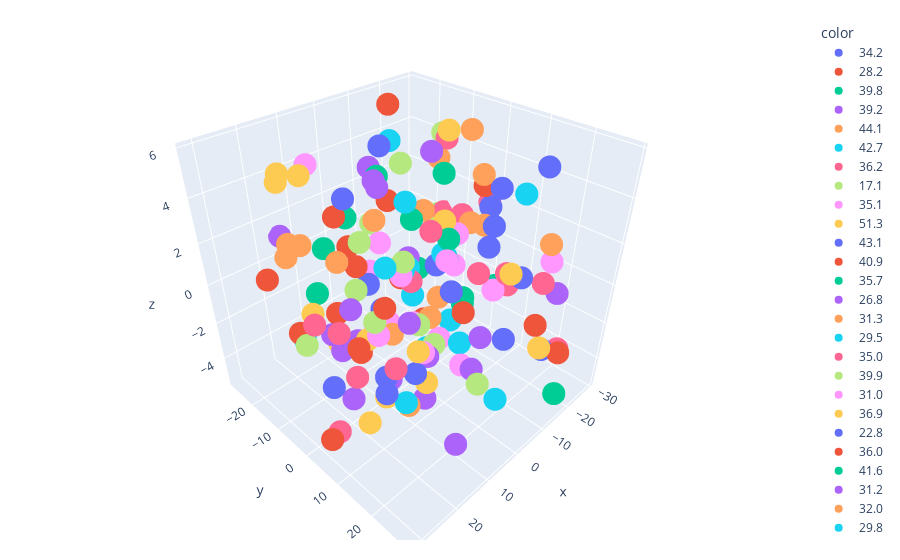

Notebook cell for this chart:
### Code cell
fig.update_layout(
    margin = dict(l=20,r=20,t=20,b=20)
)
fig.show()

### Figure 1 — Plotly figure (JSON) as saved in the notebook; plotly's stock layout.template omitted (floating-point values rounded to 4 significant figures)
{"data": [{"hovertemplate": "color=34.2<br>x=%{x}<br>y=%{y}<br>z=%{z}<extra></extra>", "legendgroup": "34.2", "marker": {"color": "#636efa", "symbol": "circle"}, "mode": "markers", "name": "34.2", "scene": "scene", "showlegend": true, "type": "scatter3d", "x": [18.66, -11.61], "y": [9.974, 11.57], "z": [-2.594, 2.725]}, {"hovertemplate": "color=28.2<br>x=%{x}<br>y=%{y}<br>z=%{z}<extra></extra>", "legendgroup": "28.2", "marker": {"color": "#EF553B", "symbol": "circle"}, "mode": "markers", "name": "28.2", "scene": "scene", "showlegend": true, "type": "scatter3d", "x": [5.578], "y": [-12.22], "z": [-4.758]}, {"hovertemplate": "color=39.8<br>x=%{x}<br>y=%{y}<br>z=%{z}<extra></extra>", "legendgroup": "39.8", "marker": {"color": "#00cc96", "symbol": "circle"}, "mode": "markers", "name": "39.8", "scene": "scene", "showlegend": true, "type": "scatter3d", "x": [-9.007], "y": [0.1386], "z": [4.357]}, {"hovertemplate": "color=39.2<br>x=%{x}<br>y=%{y}<br>z=%{z}<extra></extra>", "legendgroup": "39.2", "marker": {"color": "#ab63fa", "symbol": "circle"}, "mode": "markers", "name": "39.2", "scene": "scene", "showlegend": true, "type": "scatter3d", "x": [9.043, 14.42, -3.512], "y": [-1.895, -4.661, -16.62], "z": [5.05, -0.4984, 3.846]}, {"hovertemplate": "color=44.1<br>x=%{x}<br>y=%{y}<br>z=%{z}<extra></extra>", "legendgroup": "44.1", "marker": {"color": "#FFA15A", "symbol": "circle"}, "mode": "markers", "name": "44.1", "scene": "scene", "showlegend": true, "type": "scatter3d", "x": [23.31], "y": [2.984], "z": [3.26]}, {"hovertemplate": "color=42.7<br>x=%{x}<br>y=%{y}<br>z=%{z}<extra></extra>", "legendgroup": "42.7", "marker": {"color": "#19d3f3", "symbol": "circle"}, "mode": "markers", "name": "42.7", "scene": "scene", "showlegend": true, "type": "scatter3d", "x": [22.92, -6.9, -1.666], "y": [14.83, -13.43, 24.22], "z": [4.118, 5.019, 5.7]}, {"hovertemplate": "color=36.2<br>x=%{x}<br>y=%{y}<br>z=%{z}<extra></extra>", "legendgroup": "36.2", "marker": {"color": "#FF6692", "symbol": "circle"}, "mode": "markers", "name": "36.2", "scene": "scene", "showlegend": true, "type": "scatter3d", "x": [-2.775], "y": [14.87], "z": [1.613]}, {"hovertemplate": "color=17.1<br>x=%{x}<br>y=%{y}<br>z=%{z}<extra></extra>", "legendgroup": "17.1", "marker": {"color": "#B6E880", "symbol": "circle"}, "mode": "markers", "name": "17.1", "scene": "scene", "showlegend": true, "type": "scatter3d", "x": [-7.327], "y": [-19.84], "z": [-5.277]}, {"hovertemplate": "color=35.1<br>x=%{x}<br>y=%{y}<br>z=%{z}<extra></extra>", "legendgroup": "35.1", "marker": {"color": "#FF97FF", "symbol": "circle"}, "mode": "markers", "name": "35.1", "scene": "scene", "showlegend": true, "type": "scatter3d", "x": [6.928, 19.5], "y": [-25.38, 9.06], "z": [4.022, 0.3335]}, {"hovertemplate": "color=51.3<br>x=%{x}<br>y=%{y}<br>z=%{z}<extra></extra>", "legendgroup": "51.3", "marker": {"color": "#FECB52", "symbol": "circle"}, "mode": "markers", "name": "51.3", "scene": "scene", "showlegend": true, "type": "scatter3d", "x": [25.75], "y": [-9.338], "z": [5.546]}, {"hovertemplate": "color=43.1<br>x=%{x}<br>y=%{y}<br>z=%{z}<extra></extra>", "legendgroup": "43.1", "marker": {"color": "#636efa", "symbol": "circle"}, "mode": "markers", "name": "43.1", "scene": "scene", "showlegend": true, "type": "scatter3d", "x": [-19.52], "y": [17.6], "z": [5.127]}, {"hovertemplate": "color=40.9<br>x=%{x}<br>y=%{y}<br>z=%{z}<extra></extra>", "legendgroup": "40.9", "marker": {"color": "#EF553B", "symbol": "circle"}, "mode": "markers", "name": "40.9", "scene": "scene", "showlegend": true, "type": "scatter3d", "x": [26.72, 8.334], "y": [18.41, -9.065], "z": [3.316, 0.6381]}, {"hovertemplate": "color=35.7<br>x=%{x}<br>y=%{y}<br>z=%{z}<extra></extra>", "legendgroup": "35.7", "marker": {"color": "#00cc96", "symbol": "circle"}, "mode": "markers", "name": "35.7", "scene": "scene", "showlegend": true, "type": "scatter3d", "x": [3.568, -3.858], "y": [-17.26, -4.149], "z": [1.921, 2.343]}, {"hovertemplate": "color=26.8<br>x=%{x}<br>y=%{y}<br>z=%{z}<extra></extra>", "legendgroup": "26.8", "marker": {"color": "#ab63fa", "symbol": "circle"}, "mode": "markers", "name": "26.8", "scene": "scene", "showlegend": true, "type": "scatter3d", "x": [9.901], "y": [21.33], "z": [-4.994]}, {"hovertemplate": "color=31.3<br>x=%{x}<br>y=%{y}<br>z=%{z}<extra></extra>", "legendgroup": "31.3", "marker": {"color": "#FFA15A", "symbol": "circle"}, "mode": "markers", "name": "31.3", "scene": "scene", "showlegend": true, "type": "scatter3d", "x": [2.578, -28.28], "y": [-21.53, -17.63], "z": [1.598, 2.77]}, {"hovertemplate": "color=29.5<br>x=%{x}<br>y=%{y}<br>z=%{z}<extra></extra>", "legendgroup": "29.5", "marker": {"color": "#19d3f3", "symbol": "circle"}, "mode": "markers", "name": "29.5", "scene": "scene", "showlegend": true, "type": "scatter3d", "x": [-22.52], "y": [-9.649], "z": [-1.51]}, {"hovertemplate": "color=35.0<br>x=%{x}<br>y=%{y}<br>z=%{z}<extra></extra>", "legendgroup": "35.0", "marker": {"color": "#FF6692", "symbol": "circle"}, "mode": "markers", "name": "35.0", "scene": "scene", "showlegend": true, "type": "scatter3d", "x": [-17.86, -8.257, 22.01], "y": [20.74, 17.7, -7.669], "z": [0.3485, 1.396, -0.833]}, {"hovertemplate": "color=39.9<br>x=%{x}<br>y=%{y}<br>z=%{z}<extra></extra>", "legendgroup": "39.9", "marker": {"color": "#B6E880", "symbol": "circle"}, "mode": "markers", "name": "39.9", "scene": "scene", "showlegend": true, "type": "scatter3d", "x": [1.929, 13.66], "y": [-1.665, 10.11], "z": [5.317, 3.107]}, {"hovertemplate": "color=31.0<br>x=%{x}<br>y=%{y}<br>z=%{z}<extra></extra>", "legendgroup": "31.0", "marker": {"color": "#FF97FF", "symbol": "circle"}, "mode": "markers", "name": "31.0", "scene": "scene", "showlegend": true, "type": "scatter3d", "x": [-9.01, -14.15], "y": [14.4, 0.265], "z": [0.2086, 1.236]}, {"hovertemplate": "color=36.9<br>x=%{x}<br>y=%{y}<br>z=%{z}<extra></extra>", "legendgroup": "36.9", "marker": {"color": "#FECB52", "symbol": "circle"}, "mode": "markers", "name": "36.9", "scene": "scene", "showlegend": true, "type": "scatter3d", "x": [-12.46], "y": [-1.778], "z": [5.824]}, {"hovertemplate": "color=22.8<br>x=%{x}<br>y=%{y}<br>z=%{z}<extra></extra>", "legendgroup": "22.8", "marker": {"color": "#636efa", "symbol": "circle"}, "mode": "markers", "name": "22.8", "scene": "scene", "showlegend": true, "type": "scatter3d", "x": [-19.77], "y": [21.6], "z": [-3.294]}, {"hovertemplate": "color=36.0<br>x=%{x}<br>y=%{y}<br>z=%{z}<extra></extra>", "legendgroup": "36.0", "marker": {"color": "#EF553B", "symbol": "circle"}, "mode": "markers", "name": "36.0", "scene": "scene", "showlegend": true, "type": "scatter3d", "x": [23.06], "y": [-21.73], "z": [0.06657]}, {"hovertemplate": "color=41.6<br>x=%{x}<br>y=%{y}<br>z=%{z}<extra></extra>", "legendgroup": "41.6", "marker": {"color": "#00cc96", "symbol": "circle"}, "mode": "markers", "name": "41.6", "scene": "scene", "showlegend": true, "type": "scatter3d", "x": [18.04], "y": [-7.333], "z": [2.464]}, {"hovertemplate": "color=31.2<br>x=%{x}<br>y=%{y}<br>z=%{z}<extra></extra>", "legendgroup": "31.2", "marker": {"color": "#ab63fa", "symbol": "circle"}, "mode": "markers", "name": "31.2", "scene": "scene", "showlegend": true, "type": "scatter3d", "x": [4.954], "y": [8.184], "z": [-4.924]}, {"hovertemplate": "color=32.0<br>x=%{x}<br>y=%{y}<br>z=%{z}<extra></extra>", "legendgroup": "32.0", "marker": {"color": "#FFA15A", "symbol": "circle"}, "mode": "markers", "name": "32.0", "scene": "scene", "showlegend": true, "type": "scatter3d", "x": [11.07, -5.426], "y": [-25.04, 2.552], "z": [0.4732, -1.039]}, {"hovertemplate": "color=29.8<br>x=%{x}<br>y=%{y}<br>z=%{z}<extra></extra>", "legendgroup": "29.8", "marker": {"color": "#19d3f3", "symbol": "circle"}, "mode": "markers", "name": "29.8", "scene": "scene", "showlegend": true, "type": "scatter3d", "x": [-1.379], "y": [2.818], "z": [-3.397]}, {"hovertemplate": "color=37.2<br>x=%{x}<br>y=%{y}<br>z=%{z}<extra></extra>", "legendgroup": "37.2", "marker": {"color": "#FF6692", "symbol": "circle"}, "mode": "markers", "name": "37.2", "scene": "scene", "showlegend": true, "type": "scatter3d", "x": [18.8, 7.861], "y": [1.242, 11.48], "z": [-2.883, 3.99]}, {"hovertemplate": "color=28.0<br>x=%{x}<br>y=%{y}<br>z=%{z}<extra></extra>", "legendgroup": "28.0", "marker": {"color": "#B6E880", "symbol": "circle"}, "mode": "markers", "name": "28.0", "scene": "scene", "showlegend": true, "type": "scatter3d", "x": [-28.3], "y": [-17.51], "z": [-0.1895]}, {"hovertemplate": "color=27.3<br>x=%{x}<br>y=%{y}<br>z=%{z}<extra></extra>", "legendgroup": "27.3", "marker": {"color": "#FF97FF", "symbol": "circle"}, "mode": "markers", "name": "27.3", "scene": "scene", "showlegend": true, "type": "scatter3d", "x": [-0.8145], "y": [-13.7], "z": [-4.262]}, {"hovertemplate": "color=29.0<br>x=%{x}<br>y=%{y}<br>z=%{z}<extra></extra>", "legendgroup": "29.0", "marker": {"color": "#FECB52", "symbol": "circle"}, "mode": "markers", "name": "29.0", "scene": "scene", "showlegend": true, "type": "scatter3d", "x": [7.389, 3.808], "y": [-18.16, 7.613], "z": [-4.71, -4.209]}, {"hovertemplate": "color=30.7<br>x=%{x}<br>y=%{y}<br>z=%{z}<extra></extra>", "legendgroup": "30.7", "marker": {"color": "#636efa", "symbol": "circle"}, "mode": "markers", "name": "30.7", "scene": "scene", "showlegend": true, "type": "scatter3d", "x": [-12.84, -20.8, 9.361], "y": [15.77, -11.26, 0.3563], "z": [-2.64, -2.018, -4.172]}, {"hovertemplate": "color=30.0<br>x=%{x}<br>y=%{y}<br>z=%{z}<extra></extra>", "legendgroup": "30.0", "marker": {"color": "#EF553B", "symbol": "circle"}, "mode": "markers", "name": "30.0", "scene": "scene", "showlegend": true, "type": "scatter3d", "x": [-13.42, -7.429], "y": [3.709, -11.02], "z": [-2.569, -1.541]}, {"hovertemplate": "color=23.1<br>x=%{x}<br>y=%{y}<br>z=%{z}<extra></extra>", "legendgroup": "23.1", "marker": {"color": "#00cc96", "symbol": "circle"}, "mode": "markers", "name": "23.1", "scene": "scene", "showlegend": true, "type": "scatter3d", "x": [-15.1], "y": [28.76], "z": [-4.363]}, {"hovertemplate": "color=35.8<br>x=%{x}<br>y=%{y}<br>z=%{z}<extra></extra>", "legendgroup": "35.8", "marker": {"color": "#ab63fa", "symbol": "circle"}, "mode": "markers", "name": "35.8", "scene": "scene", "showlegend": true, "type": "scatter3d", "x": [14.65, 17.46, -11.19], "y": [-27.36, -4.706, -5.222], "z": [1.034, -2.338, 4.813]}, {"hovertemplate": "color=26.4<br>x=%{x}<br>y=%{y}<br>z=%{z}<extra></extra>", "legendgroup": "26.4", "marker": {"color": "#FFA15A", "symbol": "circle"}, "mode": "markers", "name": "26.4", "scene": "scene", "showlegend": true, "type": "scatter3d", "x": [-9.842], "y": [-3.532], "z": [-3.281]}, {"hovertemplate": "color=29.9<br>x=%{x}<br>y=%{y}<br>z=%{z}<extra></extra>", "legendgroup": "29.9", "marker": {"color": "#19d3f3", "symbol": "circle"}, "mode": "markers", "name": "29.9", "scene": "scene", "showlegend": true, "type": "scatter3d", "x": [14.62, -16.43], "y": [-22.51, -5.58], "z": [-4.186, -0.4889]}, {"hovertemplate": "color=31.4<br>x=%{x}<br>y=%{y}<br>z=%{z}<extra></extra>", "legendgroup": "31.4", "marker": {"color": "#FF6692", "symbol": "circle"}, "mode": "markers", "name": "31.4", "scene": "scene", "showlegend": true, "type": "scatter3d", "x": [24.87, -26.52, -12.95], "y": [1.261, -0.4077, 15.16], "z": [-5.236, 1.835, 0.1735]}, {"hovertemplate": "color=34.8<br>x=%{x}<br>y=%{y}<br>z=%{z}<extra></extra>", "legendgroup": "34.8", "marker": {"color": "#B6E880", "symbol": "circle"}, "mode": "markers", "name": "34.8", "scene": "scene", "showlegend": true, "type": "scatter3d", "x": [20.82], "y": [-13.03], "z": [-2.688]}, {"hovertemplate": "color=40.3<br>x=%{x}<br>y=%{y}<br>z=%{z}<extra></extra>", "legendgroup": "40.3", "marker": {"color": "#FF97FF", "symbol": "circle"}, "mode": "markers", "name": "40.3", "scene": "scene", "showlegend": true, "type": "scatter3d", "x": [9.152, 6.357], "y": [8.465, 14.18], "z": [-0.2377, 2.907]}, {"hovertemplate": "color=31.6<br>x=%{x}<br>y=%{y}<br>z=%{z}<extra></extra>", "legendgroup": "31.6", "marker": {"color": "#FECB52", "symbol": "circle"}, "mode": "markers", "name": "31.6", "scene": "scene", "showlegend": true, "type": "scatter3d", "x": [21.12], "y": [7.083], "z": [-4.327]}, {"hovertemplate": "color=33.4<br>x=%{x}<br>y=%{y}<br>z=%{z}<extra></extra>", "legendgroup": "33.4", "marker": {"color": "#636efa", "symbol": "circle"}, "mode": "markers", "name": "33.4", "scene": "scene", "showlegend": true, "type": "scatter3d", "x": [24.82, -14.39], "y": [0.634, 17.51], "z": [-2.765, 0.6213]}, {"hovertemplate": "color=26.5<br>x=%{x}<br>y=%{y}<br>z=%{z}<extra></extra>", "legendgroup": "26.5", "marker": {"color": "#EF553B", "symbol": "circle"}, "mode": "markers", "name": "26.5", "scene": "scene", "showlegend": true, "type": "scatter3d", "x": [-16.46, 1.68], "y": [27.32, -25.19], "z": [-2.384, -4.255]}, {"hovertemplate": "color=44.7<br>x=%{x}<br>y=%{y}<br>z=%{z}<extra></extra>", "legendgroup": "44.7", "marker": {"color": "#00cc96", "symbol": "circle"}, "mode": "markers", "name": "44.7", "scene": "scene", "showlegend": true, "type": "scatter3d", "x": [-1.488], "y": [-12.05], "z": [3.875]}, {"hovertemplate": "color=32.2<br>x=%{x}<br>y=%{y}<br>z=%{z}<extra></extra>", "legendgroup": "32.2", "marker": {"color": "#ab63fa", "symbol": "circle"}, "mode": "markers", "name": "32.2", "scene": "scene", "showlegend": true, "type": "scatter3d", "x": [-20.48], "y": [22.86], "z": [-0.1867]}, {"hovertemplate": "color=36.1<br>x=%{x}<br>y=%{y}<br>z=%{z}<extra></extra>", "legendgroup": "36.1", "marker": {"color": "#FFA15A", "symbol": "circle"}, "mode": "markers", "name": "36.1", "scene": "scene", "showlegend": true, "type": "scatter3d", "x": [-11.86, -16.46, 22.76, -11.06], "y": [-7.917, 22.05, -13.79, 9.507], "z": [1.893, 2.418, 1.869, 2.645]}, {"hovertemplate": "color=29.6<br>x=%{x}<br>y=%{y}<br>z=%{z}<extra></extra>", "legendgroup": "29.6", "marker": {"color": "#19d3f3", "symbol": "circle"}, "mode": "markers", "name": "29.6", "scene": "scene", "showlegend": true, "type": "scatter3d", "x": [-11.87], "y": [-12.61], "z": [-1.526]}, {"hovertemplate": "color=43.3<br>x=%{x}<br>y=%{y}<br>z=%{z}<extra></extra>", "legendgroup": "43.3", "marker": {"color": "#FF6692", "symbol": "circle"}, "mode": "markers", "name": "43.3", "scene": "scene", "showlegend": true, "type": "scatter3d", "x": [24.77], "y": [18.74], "z": [0.6218]}, {"hovertemplate": "color=33.8<br>x=%{x}<br>y=%{y}<br>z=%{z}<extra></extra>", "legendgroup": "33.8", "marker": {"color": "#B6E880", "symbol": "circle"}, "mode": "markers", "name": "33.8", "scene": "scene", "showlegend": true, "type": "scatter3d", "x": [8.32], "y": [-9.586], "z": [-0.6122]}, {"hovertemplate": "color=24.7<br>x=%{x}<br>y=%{y}<br>z=%{z}<extra></extra>", "legendgroup": "24.7", "marker": {"color": "#FF97FF", "symbol": "circle"}, "mode": "markers", "name": "24.7", "scene": "scene", "showlegend": true, "type": "scatter3d", "x": [0.5238], "y": [-7.442], "z": [-2.915]}, {"hovertemplate": "color=37.9<br>x=%{x}<br>y=%{y}<br>z=%{z}<extra></extra>", "legendgroup": "37.9", "marker": {"color": "#FECB52", "symbol": "circle"}, "mode": "markers", "name": "37.9", "scene": "scene", "showlegend": true, "type": "scatter3d", "x": [15.34, 21.08], "y": [-24.25, 20.57], "z": [4.209, 1.177]}, {"hovertemplate": "color=47.9<br>x=%{x}<br>y=%{y}<br>z=%{z}<extra></extra>", "legendgroup": "47.9", "marker": {"color": "#636efa", "symbol": "circle"}, "mode": "markers", "name": "47.9", "scene": "scene", "showlegend": true, "type": "scatter3d", "x": [15.34, 17.34], "y": [22.65, -1.255], "z": [3.291, 4.945]}, {"hovertemplate": "color=38.1<br>x=%{x}<br>y=%{y}<br>z=%{z}<extra></extra>", "legendgroup": "38.1", "marker": {"color": "#EF553B", "symbol": "circle"}, "mode": "markers", "name": "38.1", "scene": "scene", "showlegend": true, "type": "scatter3d", "x": [3.578], "y": [-16.93], "z": [0.5216]}, {"hovertemplate": "color=19.0<br>x=%{x}<br>y=%{y}<br>z=%{z}<extra></extra>", "legendgroup": "19.0", "marker": {"color": "#00cc96", "symbol": "circle"}, "mode": "markers", "name": "19.0", "scene": "scene", "showlegend": true, "type": "scatter3d", "x": [-18.6], "y": [-15.54], "z": [-2.421]}, {"hovertemplate": "color=33.0<br>x=%{x}<br>y=%{y}<br>z=%{z}<extra></extra>", "legendgroup": "33.0", "marker": {"color": "#ab63fa", "symbol": "circle"}, "mode": "markers", "name": "33.0", "scene": "scene", "showlegend": true, "type": "scatter3d", "x": [-9.651, 21.1], "y": [11.69, 2.273], "z": [-2.673, -3.66]}, {"hovertemplate": "color=42.2<br>x=%{x}<br>y=%{y}<br>z=%{z}<extra></extra>", "legendgroup": "42.2", "marker": {"color": "#FFA15A", "symbol": "circle"}, "mode": "markers", "name": "42.2", "scene": "scene", "showlegend": true, "type": "scatter3d", "x": [-19.6], "y": [-1.427], "z": [5.5]}, {"hovertemplate": "color=29.3<br>x=%{x}<br>y=%{y}<br>z=%{z}<extra></extra>", "legendgroup": "29.3", "marker": {"color": "#19d3f3", "symbol": "circle"}, "mode": "markers", "name": "29.3", "scene": "scene", "showlegend": true, "type": "scatter3d", "x": [16.33], "y": [13.15], "z": [-2.935]}, {"hovertemplate": "color=27.1<br>x=%{x}<br>y=%{y}<br>z=%{z}<extra></extra>", "legendgroup": "27.1", "marker": {"color": "#FF6692", "symbol": "circle"}, "mode": "markers", "name": "27.1", "scene": "scene", "showlegend": true, "type": "scatter3d", "x": [-23.68], "y": [-6.043], "z": [0.9778]}, {"hovertemplate": "color=34.6<br>x=%{x}<br>y=%{y}<br>z=%{z}<extra></extra>", "legendgroup": "34.6", "marker": {"color": "#B6E880", "symbol": "circle"}, "mode": "markers", "name": "34.6", "scene": "scene", "showlegend": true, "type": "scatter3d", "x": [10.87], "y": [11.46], "z": [0.1893]}, {"hovertemplate": "color=45.8<br>x=%{x}<br>y=%{y}<br>z=%{z}<extra></extra>", "legendgroup": "45.8", "marker": {"color": "#FF97FF", "symbol": "circle"}, "mode": "markers", "name": "45.8", "scene": "scene", "showlegend": true, "type": "scatter3d", "x": [18.76], "y": [19.77], "z": [0.7681]}, {"hovertemplate": "color=30.3<br>x=%{x}<br>y=%{y}<br>z=%{z}<extra></extra>", "legendgroup": "30.3", "marker": {"color": "#FECB52", "symbol": "circle"}, "mode": "markers", "name": "30.3", "scene": "scene", "showlegend": true, "type": "scatter3d", "x": [11.62, -10.64], "y": [-22.27, 25.83], "z": [-2.97, -1.636]}, {"hovertemplate": "color=30.2<br>x=%{x}<br>y=%{y}<br>z=%{z}<extra></extra>", "legendgroup": "30.2", "marker": {"color": "#636efa", "symbol": "circle"}, "mode": "markers", "name": "30.2", "scene": "scene", "showlegend": true, "type": "scatter3d", "x": [-22.89, -2.759], "y": [2.491, -13.07], "z": [2.088, -3.135]}, {"hovertemplate": "color=42.0<br>x=%{x}<br>y=%{y}<br>z=%{z}<extra></extra>", "legendgroup": "42.0", "marker": {"color": "#EF553B", "symbol": "circle"}, "mode": "markers", "name": "42.0", "scene": "scene", "showlegend": true, "type": "scatter3d", "x": [-14.76, 31.52], "y": [-21.44, 17.06], "z": [5.752, 2.071]}, {"hovertemplate": "color=20.8<br>x=%{x}<br>y=%{y}<br>z=%{z}<extra></extra>", "legendgroup": "20.8", "marker": {"color": "#00cc96", "symbol": "circle"}, "mode": "markers", "name": "20.8", "scene": "scene", "showlegend": true, "type": "scatter3d", "x": [-28.17], "y": [1.935], "z": [-2.601]}, {"hovertemplate": "color=39.3<br>x=%{x}<br>y=%{y}<br>z=%{z}<extra></extra>", "legendgroup": "39.3", "marker": {"color": "#ab63fa", "symbol": "circle"}, "mode": "markers", "name": "39.3", "scene": "scene", "showlegend": true, "type": "scatter3d", "x": [13.95], "y": [11.81], "z": [0.6272]}, {"hovertemplate": "color=39.5<br>x=%{x}<br>y=%{y}<br>z=%{z}<extra></extra>", "legendgroup": "39.5", "marker": {"color": "#FFA15A", "symbol": "circle"}, "mode": "markers", "name": "39.5", "scene": "scene", "showlegend": true, "type": "scatter3d", "x": [-14.97], "y": [5.753], "z": [4.313]}, {"hovertemplate": "color=26.1<br>x=%{x}<br>y=%{y}<br>z=%{z}<extra></extra>", "legendgroup": "26.1", "marker": {"color": "#19d3f3", "symbol": "circle"}, "mode": "markers", "name": "26.1", "scene": "scene", "showlegend": true, "type": "scatter3d", "x": [-3.394], "y": [21.27], "z": [-4.217]}, {"hovertemplate": "color=23.2<br>x=%{x}<br>y=%{y}<br>z=%{z}<extra></extra>", "legendgroup": "23.2", "marker": {"color": "#FF6692", "symbol": "circle"}, "mode": "markers", "name": "23.2", "scene": "scene", "showlegend": true, "type": "scatter3d", "x": [-29.05], "y": [-16.21], "z": [-0.04287]}, {"hovertemplate": "color=23.6<br>x=%{x}<br>y=%{y}<br>z=%{z}<extra></extra>", "legendgroup": "23.6", "marker": {"color": "#B6E880", "symbol": "circle"}, "mode": "markers", "name": "23.6", "scene": "scene", "showlegend": true, "type": "scatter3d", "x": [-0.6503], "y": [5.71], "z": [-2.768]}, {"hovertemplate": "color=33.6<br>x=%{x}<br>y=%{y}<br>z=%{z}<extra></extra>", "legendgroup": "33.6", "marker": {"color": "#FF97FF", "symbol": "circle"}, "mode": "markers", "name": "33.6", "scene": "scene", "showlegend": true, "type": "scatter3d", "x": [-3.896], "y": [-18.04], "z": [-1.53]}, {"hovertemplate": "color=35.9<br>x=%{x}<br>y=%{y}<br>z=%{z}<extra></extra>", "legendgroup": "35.9", "marker": {"color": "#FECB52", "symbol": "circle"}, "mode": "markers", "name": "35.9", "scene": "scene", "showlegend": true, "type": "scatter3d", "x": [15.94], "y": [6.999], "z": [-3.557]}, {"hovertemplate": "color=39.4<br>x=%{x}<br>y=%{y}<br>z=%{z}<extra></extra>", "legendgroup": "39.4", "marker": {"color": "#636efa", "symbol": "circle"}, "mode": "markers", "name": "39.4", "scene": "scene", "showlegend": true, "type": "scatter3d", "x": [17.02], "y": [16.26], "z": [-0.884]}, {"hovertemplate": "color=35.5<br>x=%{x}<br>y=%{y}<br>z=%{z}<extra></extra>", "legendgroup": "35.5", "marker": {"color": "#EF553B", "symbol": "circle"}, "mode": "markers", "name": "35.5", "scene": "scene", "showlegend": true, "type": "scatter3d", "x": [-23.3], "y": [0.2083], "z": [2.901]}, {"hovertemplate": "color=32.4<br>x=%{x}<br>y=%{y}<br>z=%{z}<extra></extra>", "legendgroup": "32.4", "marker": {"color": "#00cc96", "symbol": "circle"}, "mode": "markers", "name": "32.4", "scene": "scene", "showlegend": true, "type": "scatter3d", "x": [6.649], "y": [-26.3], "z": [-2.675]}, {"hovertemplate": "color=32.1<br>x=%{x}<br>y=%{y}<br>z=%{z}<extra></extra>", "legendgroup": "32.1", "marker": {"color": "#ab63fa", "symbol": "circle"}, "mode": "markers", "name": "32.1", "scene": "scene", "showlegend": true, "type": "scatter3d", "x": [2.683, 8.495], "y": [6.818, 0.952], "z": [-2.934, -4.321]}, {"hovertemplate": "color=31.1<br>x=%{x}<br>y=%{y}<br>z=%{z}<extra></extra>", "legendgroup": "31.1", "marker": {"color": "#FFA15A", "symbol": "circle"}, "mode": "markers", "name": "31.1", "scene": "scene", "showlegend": true, "type": "scatter3d", "x": [6.114], "y": [-0.6884], "z": [-2.221]}, {"hovertemplate": "color=28.1<br>x=%{x}<br>y=%{y}<br>z=%{z}<extra></extra>", "legendgroup": "28.1", "marker": {"color": "#19d3f3", "symbol": "circle"}, "mode": "markers", "name": "28.1", "scene": "scene", "showlegend": true, "type": "scatter3d", "x": [-18.21], "y": [-3.929], "z": [-4.35]}, {"hovertemplate": "color=29.7<br>x=%{x}<br>y=%{y}<br>z=%{z}<extra></extra>", "legendgroup": "29.7", "marker": {"color": "#FF6692", "symbol": "circle"}, "mode": "markers", "name": "29.7", "scene": "scene", "showlegend": true, "type": "scatter3d", "x": [-23.45], "y": [23.54], "z": [-3.432]}, {"hovertemplate": "color=34.0<br>x=%{x}<br>y=%{y}<br>z=%{z}<extra></extra>", "legendgroup": "34.0", "marker": {"color": "#B6E880", "symbol": "circle"}, "mode": "markers", "name": "34.0", "scene": "scene", "showlegend": true, "type": "scatter3d", "x": [2.592, -0.8419], "y": [20.46, -13.72], "z": [-2.687, 1.629]}, {"hovertemplate": "color=38.2<br>x=%{x}<br>y=%{y}<br>z=%{z}<extra></extra>", "legendgroup": "38.2", "marker": {"color": "#FF97FF", "symbol": "circle"}, "mode": "markers", "name": "38.2", "scene": "scene", "showlegend": true, "type": "scatter3d", "x": [9.615, 9.302], "y": [5.578, -0.5001], "z": [1.722, 2.602]}, {"hovertemplate": "color=46.4<br>x=%{x}<br>y=%{y}<br>z=%{z}<extra></extra>", "legendgroup": "46.4", "marker": {"color": "#FECB52", "symbol": "circle"}, "mode": "markers", "name": "46.4", "scene": "scene", "showlegend": true, "type": "scatter3d", "x": [16.25], "y": [-15.45], "z": [4.784]}, {"hovertemplate": "color=40.8<br>x=%{x}<br>y=%{y}<br>z=%{z}<extra></extra>", "legendgroup": "40.8", "marker": {"color": "#636efa", "symbol": "circle"}, "mode": "markers", "name": "40.8", "scene": "scene", "showlegend": true, "type": "scatter3d", "x": [-3.687], "y": [-13.23], "z": [4.981]}, {"hovertemplate": "color=38.4<br>x=%{x}<br>y=%{y}<br>z=%{z}<extra></extra>", "legendgroup": "38.4", "marker": {"color": "#EF553B", "symbol": "circle"}, "mode": "markers", "name": "38.4", "scene": "scene", "showlegend": true, "type": "scatter3d", "x": [-3.239], "y": [-10.74], "z": [2.756]}, {"hovertemplate": "color=22.9<br>x=%{x}<br>y=%{y}<br>z=%{z}<extra></extra>", "legendgroup": "22.9", "marker": {"color": "#00cc96", "symbol": "circle"}, "mode": "markers", "name": "22.9", "scene": "scene", "showlegend": true, "type": "scatter3d", "x": [-21.07], "y": [-8.036], "z": [-1.472]}, {"hovertemplate": "color=30.6<br>x=%{x}<br>y=%{y}<br>z=%{z}<extra></extra>", "legendgroup": "30.6", "marker": {"color": "#ab63fa", "symbol": "circle"}, "mode": "markers", "name": "30.6", "scene": "scene", "showlegend": true, "type": "scatter3d", "x": [16.37, -6.502], "y": [-0.6947, 12.14], "z": [-1.435, -4.09]}, {"hovertemplate": "color=30.8<br>x=%{x}<br>y=%{y}<br>z=%{z}<extra></extra>", "legendgroup": "30.8", "marker": {"color": "#FFA15A", "symbol": "circle"}, "mode": "markers", "name": "30.8", "scene": "scene", "showlegend": true, "type": "scatter3d", "x": [-20.61], "y": [-1.183], "z": [1.18]}, {"hovertemplate": "color=18.3<br>x=%{x}<br>y=%{y}<br>z=%{z}<extra></extra>", "legendgroup": "18.3", "marker": {"color": "#19d3f3", "symbol": "circle"}, "mode": "markers", "name": "18.3", "scene": "scene", "showlegend": true, "type": "scatter3d", "x": [-12.29], "y": [3.973], "z": [-4.211]}, {"hovertemplate": "color=39.6<br>x=%{x}<br>y=%{y}<br>z=%{z}<extra></extra>", "legendgroup": "39.6", "marker": {"color": "#FF6692", "symbol": "circle"}, "mode": "markers", "name": "39.6", "scene": "scene", "showlegend": true, "type": "scatter3d", "x": [-21.42], "y": [-9.622], "z": [4.563]}, {"hovertemplate": "color=48.9<br>x=%{x}<br>y=%{y}<br>z=%{z}<extra></extra>", "legendgroup": "48.9", "marker": {"color": "#B6E880", "symbol": "circle"}, "mode": "markers", "name": "48.9", "scene": "scene", "showlegend": true, "type": "scatter3d", "x": [22.55], "y": [8.458], "z": [4.466]}, {"hovertemplate": "color=23.9<br>x=%{x}<br>y=%{y}<br>z=%{z}<extra></extra>", "legendgroup": "23.9", "marker": {"color": "#FF97FF", "symbol": "circle"}, "mode": "markers", "name": "23.9", "scene": "scene", "showlegend": true, "type": "scatter3d", "x": [-8.449], "y": [7.641], "z": [-4.659]}, {"hovertemplate": "color=34.7<br>x=%{x}<br>y=%{y}<br>z=%{z}<extra></extra>", "legendgroup": "34.7", "marker": {"color": "#FECB52", "symbol": "circle"}, "mode": "markers", "name": "34.7", "scene": "scene", "showlegend": true, "type": "scatter3d", "x": [17.27], "y": [3.406], "z": [-0.7913]}, {"hovertemplate": "color=29.2<br>x=%{x}<br>y=%{y}<br>z=%{z}<extra></extra>", "legendgroup": "29.2", "marker": {"color": "#636efa", "symbol": "circle"}, "mode": "markers", "name": "29.2", "scene": "scene", "showlegend": true, "type": "scatter3d", "x": [2.624], "y": [-11.69], "z": [-1.042]}, {"hovertemplate": "color=28.8<br>x=%{x}<br>y=%{y}<br>z=%{z}<extra></extra>", "legendgroup": "28.8", "marker": {"color": "#EF553B", "symbol": "circle"}, "mode": "markers", "name": "28.8", "scene": "scene", "showlegend": true, "type": "scatter3d", "x": [28.39, -12.1, 18.61], "y": [2.932, 23.47, -18.38], "z": [-4.915, -0.8994, -2.89]}, {"hovertemplate": "color=36.3<br>x=%{x}<br>y=%{y}<br>z=%{z}<extra></extra>", "legendgroup": "36.3", "marker": {"color": "#00cc96", "symbol": "circle"}, "mode": "markers", "name": "36.3", "scene": "scene", "showlegend": true, "type": "scatter3d", "x": [-9.81], "y": [1.359], "z": [1.407]}, {"hovertemplate": "color=41.9<br>x=%{x}<br>y=%{y}<br>z=%{z}<extra></extra>", "legendgroup": "41.9", "marker": {"color": "#ab63fa", "symbol": "circle"}, "mode": "markers", "name": "41.9", "scene": "scene", "showlegend": true, "type": "scatter3d", "x": [5.205], "y": [-5.028], "z": [4.311]}, {"hovertemplate": "color=34.4<br>x=%{x}<br>y=%{y}<br>z=%{z}<extra></extra>", "legendgroup": "34.4", "marker": {"color": "#FFA15A", "symbol": "circle"}, "mode": "markers", "name": "34.4", "scene": "scene", "showlegend": true, "type": "scatter3d", "x": [15.26, -0.5627], "y": [12.87, -12.34], "z": [-3.278, 1.892]}, {"hovertemplate": "color=19.4<br>x=%{x}<br>y=%{y}<br>z=%{z}<extra></extra>", "legendgroup": "19.4", "marker": {"color": "#19d3f3", "symbol": "circle"}, "mode": "markers", "name": "19.4", "scene": "scene", "showlegend": true, "type": "scatter3d", "x": [-17.92], "y": [-16.8], "z": [-4.139]}, {"hovertemplate": "color=40.4<br>x=%{x}<br>y=%{y}<br>z=%{z}<extra></extra>", "legendgroup": "40.4", "marker": {"color": "#FF6692", "symbol": "circle"}, "mode": "markers", "name": "40.4", "scene": "scene", "showlegend": true, "type": "scatter3d", "x": [25.84], "y": [5.099], "z": [0.6571]}, {"hovertemplate": "color=41.2<br>x=%{x}<br>y=%{y}<br>z=%{z}<extra></extra>", "legendgroup": "41.2", "marker": {"color": "#B6E880", "symbol": "circle"}, "mode": "markers", "name": "41.2", "scene": "scene", "showlegend": true, "type": "scatter3d", "x": [23.29], "y": [12.21], "z": [1.699]}, {"hovertemplate": "color=25.2<br>x=%{x}<br>y=%{y}<br>z=%{z}<extra></extra>", "legendgroup": "25.2", "marker": {"color": "#FF97FF", "symbol": "circle"}, "mode": "markers", "name": "25.2", "scene": "scene", "showlegend": true, "type": "scatter3d", "x": [-10.38, -22.95], "y": [-0.938, -7.209], "z": [-4.299, -1.824]}, {"hovertemplate": "color=38.3<br>x=%{x}<br>y=%{y}<br>z=%{z}<extra></extra>", "legendgroup": "38.3", "marker": {"color": "#FECB52", "symbol": "circle"}, "mode": "markers", "name": "38.3", "scene": "scene", "showlegend": true, "type": "scatter3d", "x": [-6.743], "y": [19.72], "z": [1.702]}, {"hovertemplate": "color=46.7<br>x=%{x}<br>y=%{y}<br>z=%{z}<extra></extra>", "legendgroup": "46.7", "marker": {"color": "#636efa", "symbol": "circle"}, "mode": "markers", "name": "46.7", "scene": "scene", "showlegend": true, "type": "scatter3d", "x": [-5.325], "y": [16.83], "z": [5.139]}, {"hovertemplate": "color=25.0<br>x=%{x}<br>y=%{y}<br>z=%{z}<extra></extra>", "legendgroup": "25.0", "marker": {"color": "#EF553B", "symbol": "circle"}, "mode": "markers", "name": "25.0", "scene": "scene", "showlegend": true, "type": "scatter3d", "x": [-15.63], "y": [-10.73], "z": [-4.779]}, {"hovertemplate": "color=26.9<br>x=%{x}<br>y=%{y}<br>z=%{z}<extra></extra>", "legendgroup": "26.9", "marker": {"color": "#00cc96", "symbol": "circle"}, "mode": "markers", "name": "26.9", "scene": "scene", "showlegend": true, "type": "scatter3d", "x": [-14.68], "y": [2.336], "z": [-2.301]}, {"hovertemplate": "color=21.9<br>x=%{x}<br>y=%{y}<br>z=%{z}<extra></extra>", "legendgroup": "21.9", "marker": {"color": "#ab63fa", "symbol": "circle"}, "mode": "markers", "name": "21.9", "scene": "scene", "showlegend": true, "type": "scatter3d", "x": [-17.03], "y": [-17.52], "z": [-1.855]}, {"hovertemplate": "color=32.9<br>x=%{x}<br>y=%{y}<br>z=%{z}<extra></extra>", "legendgroup": "32.9", "marker": {"color": "#FFA15A", "symbol": "circle"}, "mode": "markers", "name": "32.9", "scene": "scene", "showlegend": true, "type": "scatter3d", "x": [-12.63], "y": [-15.92], "z": [-1.774]}, {"hovertemplate": "color=42.3<br>x=%{x}<br>y=%{y}<br>z=%{z}<extra></extra>", "legendgroup": "42.3", "marker": {"color": "#19d3f3", "symbol": "circle"}, "mode": "markers", "name": "42.3", "scene": "scene", "showlegend": true, "type": "scatter3d", "x": [8.444], "y": [5.126], "z": [1.835]}, {"hovertemplate": "color=32.6<br>x=%{x}<br>y=%{y}<br>z=%{z}<extra></extra>", "legendgroup": "32.6", "marker": {"color": "#FF6692", "symbol": "circle"}, "mode": "markers", "name": "32.6", "scene": "scene", "showlegend": true, "type": "scatter3d", "x": [3.836], "y": [2.869], "z": [0.6681]}, {"hovertemplate": "color=37.1<br>x=%{x}<br>y=%{y}<br>z=%{z}<extra></extra>", "legendgroup": "37.1", "marker": {"color": "#B6E880", "symbol": "circle"}, "mode": "markers", "name": "37.1", "scene": "scene", "showlegend": true, "type": "scatter3d", "x": [-24.27], "y": [-13.3], "z": [4.454]}, {"hovertemplate": "color=28.6<br>x=%{x}<br>y=%{y}<br>z=%{z}<extra></extra>", "legendgroup": "28.6", "marker": {"color": "#FF97FF", "symbol": "circle"}, "mode": "markers", "name": "28.6", "scene": "scene", "showlegend": true, "type": "scatter3d", "x": [-24.41], "y": [18.48], "z": [0.6094]}, {"hovertemplate": "color=33.5<br>x=%{x}<br>y=%{y}<br>z=%{z}<extra></extra>", "legendgroup": "33.5", "marker": {"color": "#FECB52", "symbol": "circle"}, "mode": "markers", "name": "33.5", "scene": "scene", "showlegend": true, "type": "scatter3d", "x": [-11.32], "y": [-1.191], "z": [1.953]}, {"hovertemplate": "color=37.8<br>x=%{x}<br>y=%{y}<br>z=%{z}<extra></extra>", "legendgroup": "37.8", "marker": {"color": "#636efa", "symbol": "circle"}, "mode": "markers", "name": "37.8", "scene": "scene", "showlegend": true, "type": "scatter3d", "x": [5.071], "y": [22.23], "z": [4.074]}, {"hovertemplate": "color=46.0<br>x=%{x}<br>y=%{y}<br>z=%{z}<extra></extra>", "legendgroup": "46.0", "marker": {"color": "#EF553B", "symbol": "circle"}, "mode": "markers", "name": "46.0", "scene": "scene", "showlegend": true, "type": "scatter3d", "x": [14.91], "y": [-7.251], "z": [3.587]}, {"hovertemplate": "color=23.4<br>x=%{x}<br>y=%{y}<br>z=%{z}<extra></extra>", "legendgroup": "23.4", "marker": {"color": "#00cc96", "symbol": "circle"}, "mode": "markers", "name": "23.4", "scene": "scene", "showlegend": true, "type": "scatter3d", "x": [-19.72], "y": [-1.452], "z": [-2.869]}, {"hovertemplate": "color=23.7<br>x=%{x}<br>y=%{y}<br>z=%{z}<extra></extra>", "legendgroup": "23.7", "marker": {"color": "#ab63fa", "symbol": "circle"}, "mode": "markers", "name": "23.7", "scene": "scene", "showlegend": true, "type": "scatter3d", "x": [8.017], "y": [-19.93], "z": [-4.31]}, {"hovertemplate": "color=41.1<br>x=%{x}<br>y=%{y}<br>z=%{z}<extra></extra>", "legendgroup": "41.1", "marker": {"color": "#FFA15A", "symbol": "circle"}, "mode": "markers", "name": "41.1", "scene": "scene", "showlegend": true, "type": "scatter3d", "x": [18.46], "y": [-18.97], "z": [1.668]}, {"hovertemplate": "color=37.5<br>x=%{x}<br>y=%{y}<br>z=%{z}<extra></extra>", "legendgroup": "37.5", "marker": {"color": "#19d3f3", "symbol": "circle"}, "mode": "markers", "name": "37.5", "scene": "scene", "showlegend": true, "type": "scatter3d", "x": [-0.4456], "y": [-2.759], "z": [3.473]}], "layout": {"legend": {"title": {"text": "color"}, "tracegroupgap": 0}, "margin": {"b": 20, "l": 20, "r": 20, "t": 20}, "scene": {"domain": {"x": [0, 1], "y": [0, 1]}, "xaxis": {"title": {"text": "x"}}, "yaxis": {"title": {"text": "y"}}, "zaxis": {"title": {"text": "z"}}}}}
